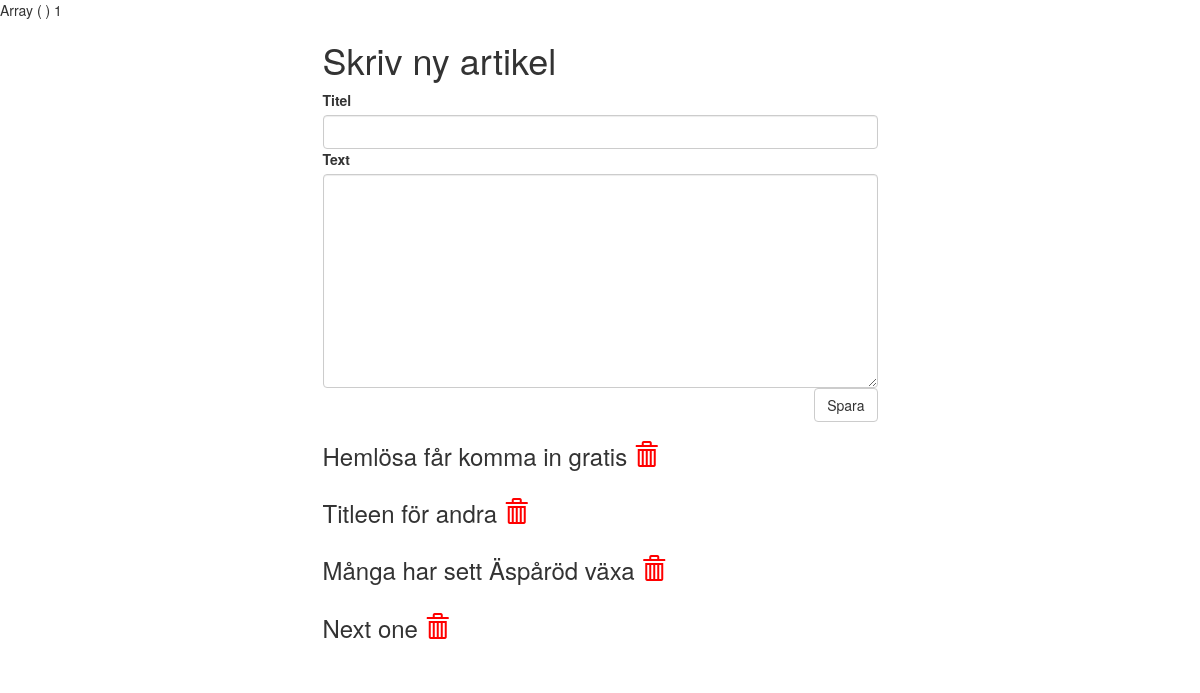
The app's page /admin.php (signed in) with its own data.
### tables this page shows
create table Article
(Title			varchar(100),
 Preamble     		varchar(200),
 Content     		text,
 Date			date,
 ArticleID		int NOT NULL AUTO_INCREMENT,
 SubCategoryID	int NOT NULL,
 primary key (ArticleID),
 foreign key (SubCategoryID) references Sub_Category(SubCategoryID));

### admin.php (the view, shortened to what this page needs)
<?php
  include('db.php');
?>
<!DOCTYPE html>
<html lang="en">
  <head>
    <link href="css/bootstrap.min.css" rel="stylesheet">
    <link href="css/custom.css" rel="stylesheet">
  </head>
  <body>
    <div class="container">
    <?php if(isset($_SESSION['id'])): ?>
      <div class="row">
        <div class="col-md-6 col-md-offset-3">
          <h1>Skriv ny artikel</h1>
          <form method="post" action="" class="form-group">
            <label for="title">Titel</label>
            <input type="text" name="title" class="form-control">
            <label for="body">Text</label>
            <textarea name="body" rows="10" class="form-control"></textarea>
            <button type="submit" class="btn btn-default pull-right">Spara</button>
          </form>
        </div>
      </div>
      <div class="row">
        <div class="col-md-6 col-md-offset-3">
        <?php
          $sql = "SELECT * FROM Article";
          $result = mysqli_query($link, $sql);
          echo '<form action="" method="post">';
          while ($row = mysqli_fetch_array($result)) {
            echo '<div class="row">';
            echo '<div class="col-md-12">';
            echo '<h3>' . $row['Title'];
            echo ' <a href="admin.php?deleteItem=' . $row['ArticleID'] . '"><i class="glyphicon glyphicon-trash"></i></a></h3>';
            echo '</div>';
            echo '</div>';
          }
          echo '</form>';
        ?>
        </div>
      </div>
    <?php endif ?>
    </div>
  </body>
</html>

### css/custom.css (style rules this page uses)
a { color: red; }

### records on screen
article: Title "Hemlösa får komma in gratis"
article: Title "Titleen för andra"
article: Title "Många har sett Äspåröd växa"
article: Title "Next one"
